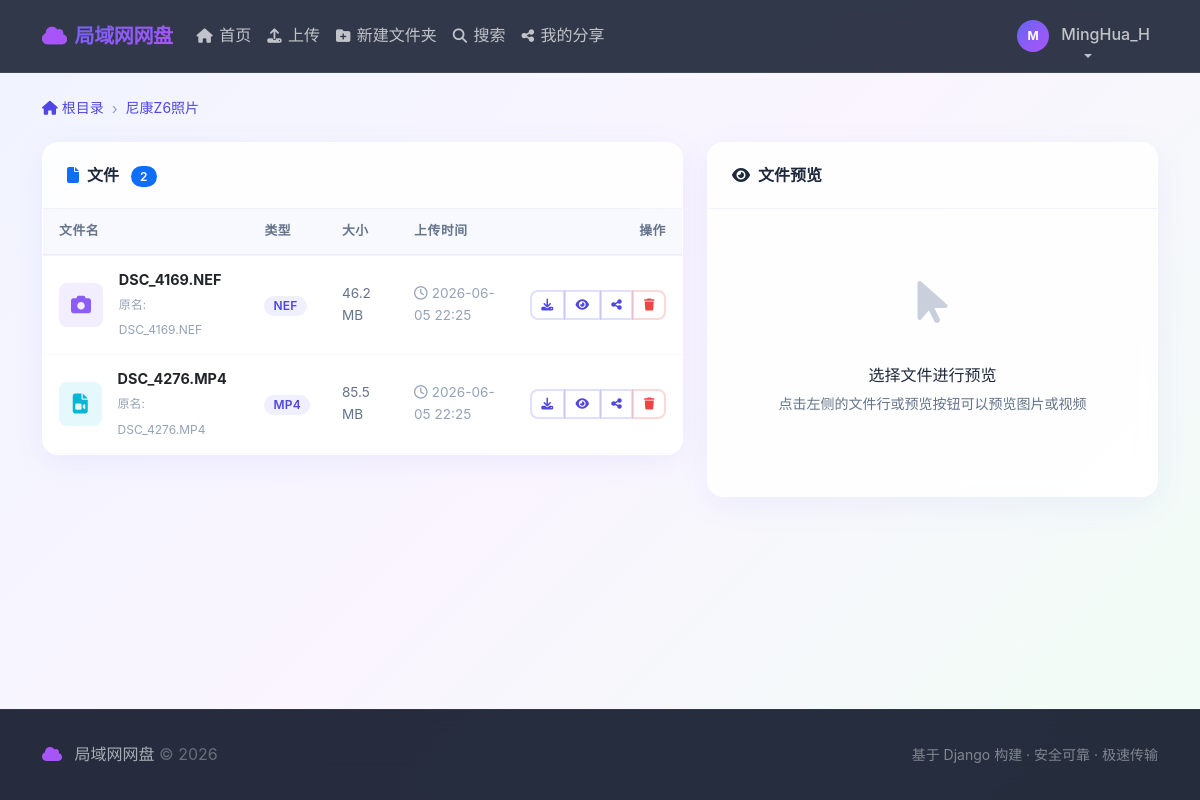
Before: /storage/folder/2/ (signed in) with the older database file.
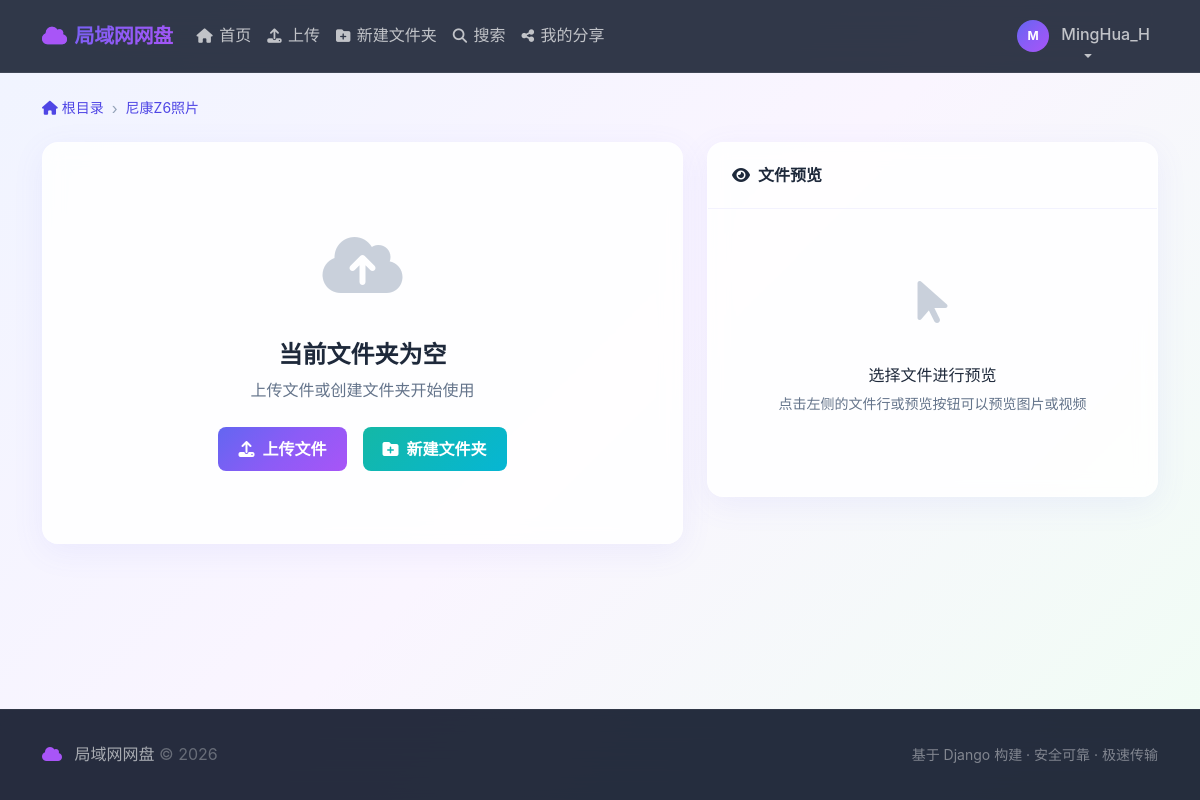
After: the same page with the newer database file.
### storage/models.py (models this page shows, shortened)
class Folder(models.Model):
    name = models.CharField(max_length=255)
    owner = models.ForeignKey(User, on_delete=models.CASCADE, related_name='folders')
    parent = models.ForeignKey('self', on_delete=models.CASCADE, null=True, blank=True, related_name='subfolders')
    created_at = models.DateTimeField(auto_now_add=True)
    updated_at = models.DateTimeField(auto_now=True)
    class Meta:
        ordering = ['name']
        unique_together = ['name', 'owner', 'parent']

class File(models.Model):
    name = models.CharField(max_length=255)
    original_name = models.CharField(max_length=255)
    file = models.FileField(upload_to=user_directory_path)
    preview = models.ImageField(upload_to=preview_directory_path, null=True, blank=True)
    owner = models.ForeignKey(User, on_delete=models.CASCADE, related_name='files')
    folder = models.ForeignKey(Folder, on_delete=models.CASCADE, null=True, blank=True, related_name='files')
    size = models.BigIntegerField(default=0)  # Size in bytes
    file_type = models.CharField(max_length=50, blank=True)
    uploaded_at = models.DateTimeField(auto_now_add=True)
    updated_at = models.DateTimeField(auto_now=True)
    class Meta:
        ordering = ['-uploaded_at']
    @property
    def preview_url(self):
        raw_formats = ['nef', 'cr2', 'cr3', 'crw', 'arw', 'sr2', 'srf', 'dng', 'raf', 'orf', 'rw2', 'nrw']
        image_formats = ['jpg', 'jpeg', 'png', 'gif', 'bmp', 'webp', 'tiff', 'tif']
        from django.urls import reverse
        if self.preview:
            return f"{reverse('storage:serve_media', args=[self.id])}?preview=1"
        elif self.file_type.lower() in image_formats:
            return reverse('storage:serve_media', args=[self.id])
        elif self.file_type.lower() in raw_formats:
            return f"{reverse('storage:serve_media', args=[self.id])}?preview=1"
        else:
            return None
    @property
    def formatted_size(self):
        if self.size < 1024:
            return f"{self.size} B"
        elif self.size < 1024 * 1024:
            return f"{self.size / 1024:.1f} KB"
        elif self.size < 1024 * 1024 * 1024:
            return f"{self.size / (1024 * 1024):.1f} MB"
        else:
            return f"{self.size / (1024 * 1024 * 1024):.1f} GB"

### storage/views.py (the view)
# urls.py: path('', views.file_list, name='file_list'),
@login_required
def file_list(request, folder_id=None):
    folder = None
    if folder_id:
        folder = get_object_or_404(Folder, id=folder_id, owner=request.user)
    folders = Folder.objects.filter(owner=request.user, parent=folder).order_by('name')
    files = File.objects.filter(owner=request.user, folder=folder).order_by('-uploaded_at')
    breadcrumbs = []
    current = folder
    while current:
        breadcrumbs.insert(0, current)
        current = current.parent
    context = {
        'folders': folders,
        'files': files,
        'current_folder': folder,
        'breadcrumbs': breadcrumbs,
    }
    return render(request, 'storage/file_list.html', context)

### templates/storage/file_list.html (shortened to what this page needs)
{% extends 'base.html' %}
{% load static %}
{% block breadcrumb %}
<nav aria-label="breadcrumb" class="breadcrumb-modern">
    <ol class="breadcrumb">
        <li class="breadcrumb-item">
            <a href="{% url 'storage:file_list' %}">
                <i class="fas fa-home"></i> 根目录
            </a>
        </li>
        {% for folder in breadcrumbs %}
        <li class="breadcrumb-item">
            <a href="{% url 'storage:file_list' folder_id=folder.id %}">
                {{ folder.name }}
            </a>
        </li>
        {% endfor %}
    </ol>
</nav>
{% endblock %}
{% block content %}
<div class="row">
    <div class="col-lg-7 col-xl-7 mb-4">
        {% if files %}
        <div class="card-modern">
            <div class="card-header">
                <i class="fas fa-file text-primary me-2"></i>文件
                <span class="badge bg-primary badge-modern ms-2">{{ files|length }}</span>
            </div>
            <div class="card-body p-0">
                <div class="table-responsive">
                    <table class="table-modern table">
                        <thead>
                            <tr>
                                <th>文件名</th>
                                <th>类型</th>
                                <th>大小</th>
                                <th>上传时间</th>
                                <th class="text-end">操作</th>
                            </tr>
                        </thead>
                        <tbody>
                            {% for file in files %}
                            <tr class="file-row" data-file-id="{{ file.id }}"
                                data-file-name="{{ file.name }}"
                                data-file-type="{{ file.file_type }}"
                                data-file-url="{% url 'storage:serve_media' file.id %}"
                                data-preview-url="{{ file.preview_url|default:'' }}"
                                data-file-size="{{ file.formatted_size }}"
                                data-file-uploaded="{{ file.uploaded_at|date:'Y-m-d H:i' }}">
                                <td>
                                    <div class="d-flex align-items-center">
                                        {% with ext=file.file_type|lower %}
                                        <div class="file-icon-wrapper
                                            {% if ext in 'jpg,jpeg,png,gif,bmp,webp,tiff,tif' %}image
                                            {% elif ext == 'pdf' %}pdf
                                            {% elif ext in 'mp4,avi,mov,wmv,flv,mkv,webm' %}video
                                            {% elif ext in 'zip,rar,7z, tar,gz' %}archive
                                            {% elif ext in 'doc,docx' %}document
                                            {% elif ext in 'xls,xlsx' %}spreadsheet
                                            {% elif ext in 'nef,cr2,cr3,crw,arw,sr2,srf,dng,raf,orf,rw2,nrw' %}camera
                                            {% else %}default{% endif %} me-3">
                                            {% if ext == 'pdf' %}
                                            <i class="fas fa-file-pdf"></i>
                                            {% elif ext in 'jpg,jpeg,png,gif,bmp,webp,tiff,tif' %}
                                            <i class="fas fa-file-image"></i>
                                            {% elif ext in 'nef,cr2,cr3,crw,arw,sr2,srf,dng,raf,orf,rw2,nrw' %}
                                            <i class="fas fa-camera"></i>
                                            {% elif ext in 'mp4,avi,mov,wmv,flv,mkv,webm' %}
                                            <i class="fas fa-file-video"></i>
                                            {% elif ext in 'doc,docx' %}
                                            <i class="fas fa-file-word"></i>
                                            {% elif ext in 'xls,xlsx' %}
                                            <i class="fas fa-file-excel"></i>
                                            {% elif ext in 'zip,rar,7z,tar,gz' %}
                                            <i class="fas fa-file-archive"></i>
                                            {% else %}
                                            <i class="fas fa-file"></i>
                                            {% endif %}
                                        </div>
                                        {% endwith %}
                                        <div>
                                            <div class="fw-bold" style="font-size: 0.9rem;">{{ file.name }}</div>
                                            <small style="color: var(--text-muted); font-size: 0.75rem;">原名: {{ file.original_name }}</small>
                                        </div>
                                    </div>
                                </td>
                                <td>
                                    <span class="badge badge-modern" style="background: rgba(99, 102, 241, 0.1); color: var(--primary-dark);">
                                        {{ file.file_type|upper }}
                                    </span>
                                </td>
                                <td style="color: var(--text-secondary); font-size: 0.85rem;">{{ file.formatted_size }}</td>
                                <td style="color: var(--text-muted); font-size: 0.85rem;">
                                    <i class="far fa-clock me-1"></i>{{ file.uploaded_at|date:"Y-m-d H:i" }}
                                </td>
                                <td class="text-end">
                                    <div class="btn-group btn-group-sm" role="group">
                                        <a href="{% url 'storage:file_download' file_id=file.id %}"
                                           class="btn btn-outline-modern btn-modern" style="padding: 0.25rem 0.6rem; font-size: 0.75rem;"
                                           title="下载">
                                            <i class="fas fa-download"></i>
                                        </a>
                                        <button class="btn btn-outline-modern btn-modern preview-btn"
                                                style="padding: 0.25rem 0.6rem; font-size: 0.75rem;" title="预览"
                                                data-file-id="{{ file.id }}"
                                                data-file-url="{% url 'storage:serve_media' file.id %}"
                                                data-preview-url="{{ file.preview_url|default:'' }}"
                                                data-file-type="{{ file.file_type }}"
                                                data-file-name="{{ file.name }}">
                                            <i class="fas fa-eye"></i>
                                        </button>
                                        <a href="{% url 'share:create_share' file_id=file.id %}"
                                           class="btn btn-outline-modern btn-modern" style="padding: 0.25rem 0.6rem; font-size: 0.75rem;"
                                           title="分享">
                                            <i class="fas fa-share-alt"></i>
                                        </a>
                                        <a href="{% url 'storage:file_delete' file_id=file.id %}"
                                           class="btn btn-outline-modern btn-modern" style="padding: 0.25rem 0.6rem; font-size: 0.75rem; color: #ef4444; border-color: rgba(239,68,68,0.2);"
                                           title="删除"
                                           onclick="return confirm('确定要删除文件 {{ file.name }} 吗？')">
                                            <i class="fas fa-trash"></i>
                                        </a>
                                    </div>
                                </td>
                            </tr>
                            {% endfor %}
                        </tbody>
                    </table>
                </div>
            </div>
        </div>
        {% elif not folders %}
        <div class="card-modern">
            <div class="card-body">
                <div class="empty-state">
                    <div class="empty-state-icon">
                        <i class="fas fa-cloud-upload-alt"></i>
                    </div>
                    <h4>当前文件夹为空</h4>
                    <p>上传文件或创建文件夹开始使用</p>
                    <div class="d-flex justify-content-center gap-3">
                        <a href="{% url 'storage:file_upload' %}{% if current_folder %}folder/{{ current_folder.id }}/{% endif %}"
                           class="btn btn-primary-modern btn-modern">
                            <i class="fas fa-upload me-2"></i>上传文件
                        </a>
                        <a href="{% url 'storage:folder_create' %}{% if current_folder %}{{ current_folder.id }}/{% endif %}"
                           class="btn btn-accent-modern btn-modern">
                            <i class="fas fa-folder-plus me-2"></i>新建文件夹
                        </a>
                    </div>
                </div>
            </div>
        </div>
        {% endif %}
    </div>
    <div class="col-lg-5 col-xl-5">
        <div class="card-modern" style="position: sticky; top: 100px;">
            <div class="card-header">
                <i class="fas fa-eye me-2"></i>文件预览
            </div>
            <div class="card-body">
                <div id="preview-content">
                    <div class="empty-state" style="padding: 2rem 1rem;">
                        <div class="empty-state-icon" style="font-size: 3rem;">
                            <i class="fas fa-mouse-pointer"></i>
                        </div>
                        <h5 style="font-size: 1rem;">选择文件进行预览</h5>
                        <p class="small">点击左侧的文件行或预览按钮可以预览图片或视频</p>
                    </div>
                </div>
            </div>
        </div>
    </div>
</div>
{% endblock %}

### templates/base.html (shortened to what this page needs)
<!DOCTYPE html>
<html lang="zh-CN">
<head>
    <link href="https://cdn.jsdelivr.net/npm/bootstrap@5.3.0/dist/css/bootstrap.min.css" rel="stylesheet">
    <link rel="stylesheet" href="https://cdnjs.cloudflare.com/ajax/libs/font-awesome/6.5.0/css/all.min.css">
</head>
<body>
    <nav class="navbar navbar-expand-lg navbar-modern">
        <div class="container">
            <a class="navbar-brand" href="{% url 'storage:file_list' %}">
                <i class="fas fa-cloud"></i>局域网网盘
            </a>
            <div class="collapse navbar-collapse" id="navbarNav">
                <ul class="navbar-nav me-auto">
                    {% if user.is_authenticated %}
                    <li class="nav-item">
                        <a class="nav-link" href="{% url 'storage:file_list' %}">
                            <i class="fas fa-home"></i>首页
                        </a>
                    </li>
                    <li class="nav-item">
                        <a class="nav-link" href="{% url 'storage:file_upload' %}">
                            <i class="fas fa-upload"></i>上传
                        </a>
                    </li>
                    <li class="nav-item">
                        <a class="nav-link" href="{% url 'storage:folder_create' %}">
                            <i class="fas fa-folder-plus"></i>新建文件夹
                        </a>
                    </li>
                    <li class="nav-item">
                        <a class="nav-link" href="{% url 'search:search_files' %}">
                            <i class="fas fa-search"></i>搜索
                        </a>
                    </li>
                    <li class="nav-item">
                        <a class="nav-link" href="{% url 'share:my_shares' %}">
                            <i class="fas fa-share-alt"></i>我的分享
                        </a>
                    </li>
                    {% endif %}
                </ul>
                <ul class="navbar-nav">
                    {% if user.is_authenticated %}
                    <li class="nav-item dropdown">
                        <a class="nav-link dropdown-toggle" href="#" id="userDropdown" role="button"
                           data-bs-toggle="dropdown" aria-expanded="false">
                            <span class="user-avatar">{{ user.username|first|upper }}</span>
                            {{ user.username }}
                        </a>
                    </li>
                    {% endif %}
                </ul>
            </div>
        </div>
    </nav>
    <main class="main-content">
        <div class="container">
            {% block breadcrumb %}{% endblock %}
            {% block content %}{% endblock %}
        </div>
    </main>
    <footer class="footer-modern">
        <div class="container">
            <div class="row align-items-center">
                <div class="col-md-6 text-center text-md-start">
                    <p class="mb-0">
                        <i class="fas fa-cloud me-2" style="color: #a855f7;"></i>
                        局域网网盘 <span style="opacity:0.5;">&copy; {% now "Y" %}</span>
                    </p>
                </div>
                <div class="col-md-6 text-center text-md-end">
                    <small>基于 Django 构建 · 安全可靠 · 极速传输</small>
                </div>
            </div>
        </div>
    </footer>
</body>
</html>

Changed rows visible on the page:
removed File: name "DSC_4169.NEF", original_name "DSC_4169.NEF", file_type "NEF", formatted_size "46.2 MB", uploaded_at "2026-06-05 22:25"
removed File: name "DSC_4276.MP4", original_name "DSC_4276.MP4", file_type "MP4", formatted_size "85.5 MB", uploaded_at "2026-06-05 22:25"
Other visible differences:
{{ files|length }}: "2" → (not shown)
text no longer shown: "文件 文件名 类型 大小 上传时间 操作"
text now shown: "当前文件夹为空 上传文件或创建文件夹开始使用 上传文件 新建文件夹"
